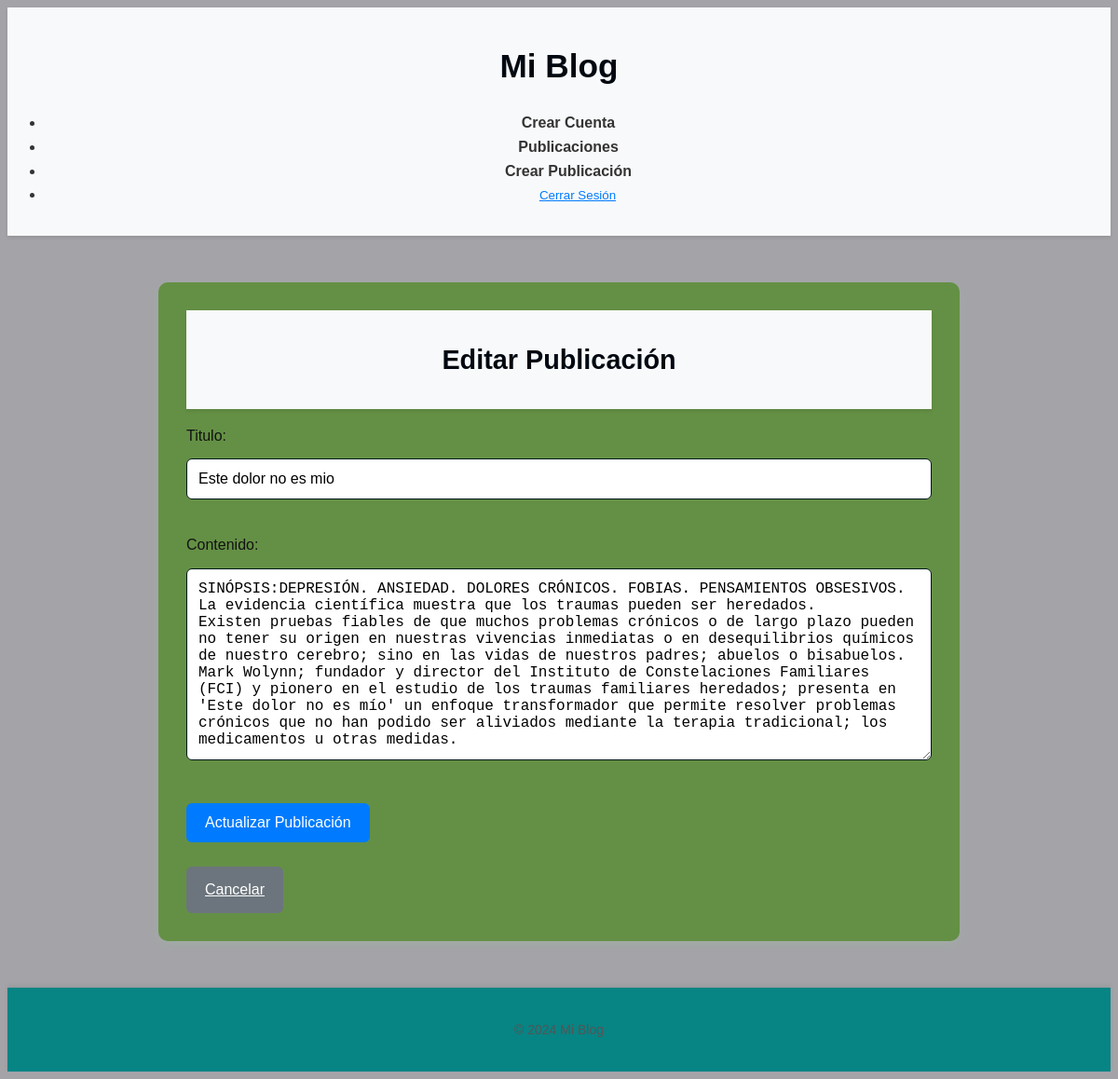
The page /post/posts/5/edit/ (signed in) on the database its author committed.
### post/models.py (models this page shows, shortened)
class Post(models.Model):
    titulo = models.CharField(max_length=200)
    contenido = models.TextField()
    fechaDepublicacion = models.DateTimeField(auto_now_add=True)
    autor = models.ForeignKey(User, on_delete=models.CASCADE)

### post/views.py (the view)
# urls.py: path('posts/<int:id>/edit/', PostUpdateView.as_view(), name='post_editar'),  # Permite editar una publicación
class PostUpdateView(LoginRequiredMixin, UpdateView):
    model = Post
    form_class = PostForm
    template_name = 'post/post_formulario.html'
    success_url = reverse_lazy('post_lista')
    def get_object(self, queryset=None):
        obj = get_object_or_404(Post, pk=self.kwargs['id'])
        return obj

### post/forms.py
class PostForm(forms.ModelForm):
    class Meta:
        model = Post
        fields = ['titulo', 'contenido']  # Ajusta los campos según sea necesario

### post/templates/post/post_formulario.html (shortened to what this page needs)
{% extends 'base.html' %}
{% block content %}
<header>
    <h2>
    {% if form.instance.id %}
        Editar Publicación
    {% else %}
        Crear Publicación
    {% endif %}
    </h2>
</header>
<section class="form-publicacion">
    <form method="post">
        {{ form.as_p }}
        <button type="submit" class="btn btn-primary">
        {% if form.instance.id %}
            Actualizar Publicación
        {% else %}
            Crear Publicación
        {% endif %}
        </button>
    </form>
    <a href="{% url 'post_lista' %}" class="btn btn-secondary">Cancelar</a>
</section>
{% endblock %}

### post/static/styles.css (style rules this page uses)
body { background-color: #a4a4a8; color: #121212; font-family: Arial, sans-serif; line-height: 1.6; }
header { background-color: #f8f9fa; color: #333; padding: 15px 0; text-align: center; box-shadow: 0 2px 4px rgba(0, 0, 0, 0.1); }
h1, h2, h3 { color: #010810; font-weight: bold; }
h2 { font-size: 1.8em; margin: 15px 0; text-align: center; }
input[type="text"], textarea { width: 100%; padding: 12px; margin-top: 12px; margin-bottom: 20px; border: 1px solid #021819; border-radius: 6px; font-size: 16px; }
.btn { padding: 12px 20px; border: none; border-radius: 6px; cursor: pointer; font-size: 16px; display: inline-block; text-align: center; margin-top: 10px; }
.btn-primary { background-color: #007bff; color: white; }
.btn-secondary { background-color: #6c757d; color: white; }

### rows shown on the page
Post: titulo "Este dolor no es mio", contenido "SINÓPSIS:DEPRESIÓN. ANSIEDAD. DOLORES CRÓNICOS. FOBIAS. PENSAMIENTOS OBSESIVOS. La evidencia científica muestra que los traumas pueden ser heredados. Existen pruebas fiables de que muchos problemas crónicos o de largo plazo pueden no tener su origen en nuestras vivencias inmediatas o en desequilibrios químicos de nuestro cerebro; sino en las vidas de nuestros padres; abuelos o bisabuelos. Mark Wolynn; fundador y director del Instituto de Constelaciones Familiares (FCI) y pionero en el estudio de los traumas familiares heredados; presenta en 'Este dolor no es mío' un enfoque transformador que permite resolver problemas crónicos que no han podido ser aliviados mediante la terapia tradicional;…"
